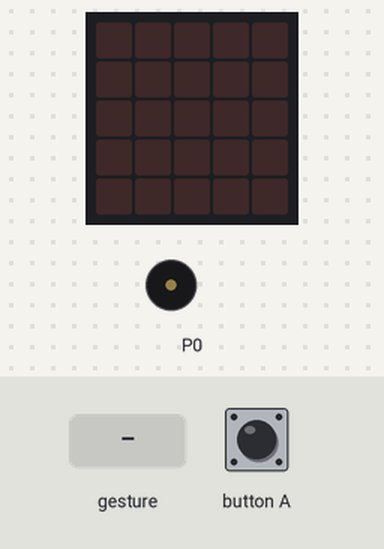
This program was run on a simulated BBC micro:bit (MakeCode). Shown: the board's 5×5 LED display, buzzer (waves = sounding). The inputs (shaded band) are chosen by the test bench. Random numbers come from a fixed seed; a tilt is held for 1.5 s and a shake lasts 1 s, then the board lies face up again.

Above: at 1.2 s.
1.3 s: gesture 'shake'
At 1.8 s:
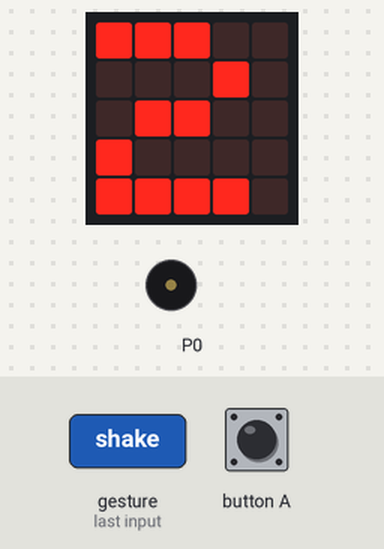
3.0 s: button A pressed for 0.15 s
At 3.5 s:
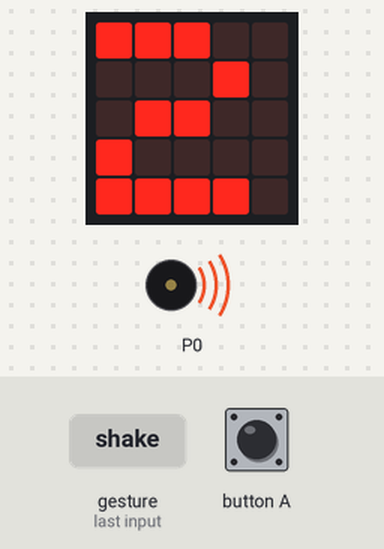
Timing chart, 0 to 12.1 s (numbered marks = the images above; inputs shaded):
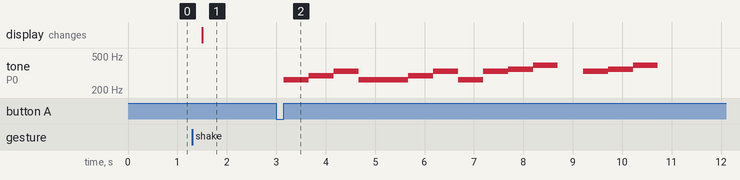

The program:

main.ts
```typescript
input.onButtonPressed(Button.A, function () {
    music.playTone(262, music.beat(BeatFraction.Whole))
    music.playTone(294, music.beat(BeatFraction.Whole))
    music.playTone(330, music.beat(BeatFraction.Whole))
    music.playTone(262, music.beat(BeatFraction.Whole))
    music.playTone(262, music.beat(BeatFraction.Whole))
    music.playTone(294, music.beat(BeatFraction.Whole))
    music.playTone(330, music.beat(BeatFraction.Whole))
    music.playTone(262, music.beat(BeatFraction.Whole))
    music.playTone(330, music.beat(BeatFraction.Whole))
    music.playTone(349, music.beat(BeatFraction.Whole))
    music.playTone(392, music.beat(BeatFraction.Whole))
    music.rest(music.beat(BeatFraction.Whole))
    music.playTone(330, music.beat(BeatFraction.Whole))
    music.playTone(349, music.beat(BeatFraction.Whole))
    music.playTone(392, music.beat(BeatFraction.Whole))
})
input.onGesture(Gesture.Shake, function () {
    basic.showNumber(randint(1, 6))
})
```

test.ts
```typescript
// testene settes inn her; disse vil ikke kompilert så lenge denne pakken blir brukt som en utvidelse.
```

Measured:
- after the input at 1.3 s, the display: changes after 0.20 s (image 1)
- after the input at 3.0 s, tone on P0: plays 262 Hz for 0.51 s, 294 Hz for 0.51 s, 330 Hz for 0.51 s, 262 Hz for 1.0 s, 294 Hz for 0.51 s, 330 Hz for 0.51 s … (13 notes in this stretch), starting after 0.15 s
